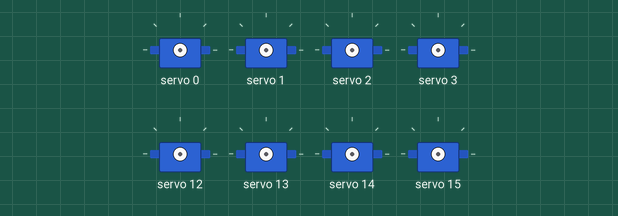
Recording of a sketch running on a simulated Arduino Uno, built with avr-gcc and run on an emulated ATmega328P. Shown: 8 × servo.

Above: at 0.05 s.
At 0.85 s:
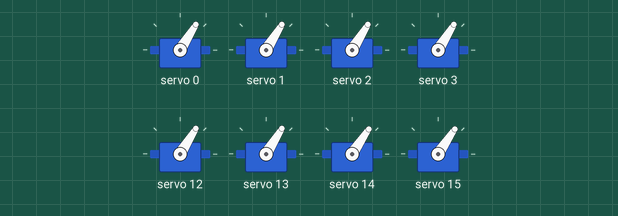
At 1.65 s:
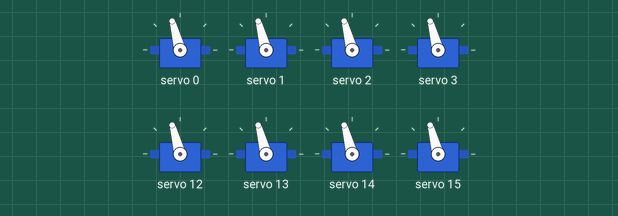
At 3.3 s:
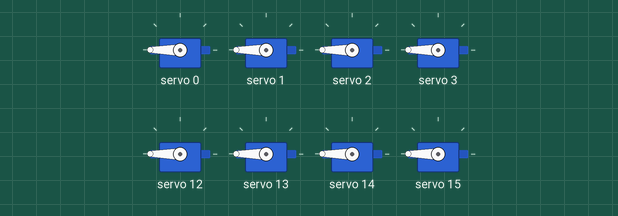
At 4.9 s:
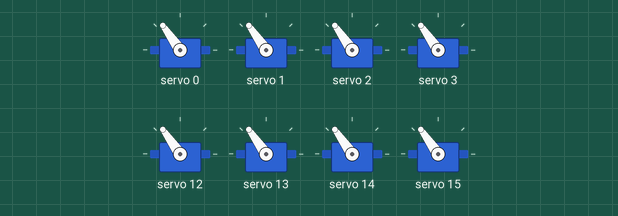
At 6.55 s:
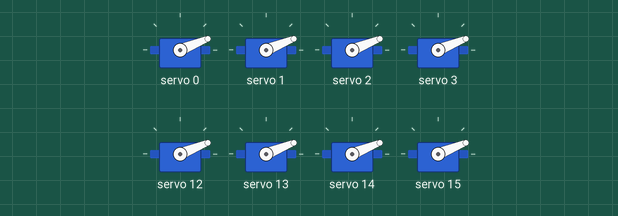
Timing chart, 0 to 10.2 s (numbered marks = the images above):
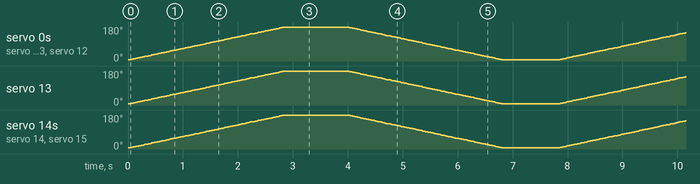

The sketch:

servo_driver_multiple.ino
```cpp
#include <Wire.h> // I2C 통신을 위한 라이브러리
#include <Adafruit_PWMServoDriver.h> // 서보 모터를 제어하는 PWM 드라이버 라이브러리

Adafruit_PWMServoDriver pwm = Adafruit_PWMServoDriver(); // PWM 드라이버 객체 생성

void setup() {
  Serial.begin(9600); // 시리얼 모니터를 9600 baud로 시작

  pwm.begin(); // PWM 드라이버 초기화
  pwm.setOscillatorFrequency(27000000); // 내부 발진 주파수 설정 (보통 이 값은 변경하지 않아도 됨)
  pwm.setPWMFreq(60); // 서보 모터의 주파수 설정 (60Hz, 서보 모터마다 다를 수 있음)

  delay(10); // 초기 설정 후 잠깐 대기
}

void loop() {
  // 서보 모터를 0도에서 180도까지 이동
  for(int i = 0; i <= 180; i++){
    int pul = map(i, 0, 180, 150, 600); // 0~180도 값을 150~600 PWM 값으로 변환
    pwm.setPWM(0, 0, pul); // 채널 , pwm 숫자1, pwm 숫자2  뒤에가 얼마나 많이 해줄꺼지에 대한 내용
    pwm.setPWM(1, 0, pul); // 첫 번째 서보 모터(채널 0)에 PWM 신호 보내기
    pwm.setPWM(2, 0, pul); // 첫 번째 서보 모터(채널 0)에 PWM 신호 보내기
    pwm.setPWM(3, 0, pul); // 첫 번째 서보 모터(채널 0)에 PWM 신호 보내기

    pwm.setPWM(12, 0, pul); // 채널 , pwm 숫자1, pwm 숫자2  뒤에가 얼마나 많이 해줄꺼지에 대한 내용
    pwm.setPWM(13, 0, pul); // 첫 번째 서보 모터(채널 0)에 PWM 신호 보내기
    pwm.setPWM(14, 0, pul); // 첫 번째 서보 모터(채널 0)에 PWM 신호 보내기
    pwm.setPWM(15, 0, pul); // 첫 번째 서보 모터(채널 0)에 PWM 신호 보내기
    delay(10);
  }

  // 1초 대기
  delay(1000);

  // 서보 모터를 180도에서 0도까지 이동
  for(int i = 180; i >= 0; i--){
    int pul = map(i, 0, 180, 150, 600); // 0~180도 값을 150~600 PWM 값으로 변환
    pwm.setPWM(0, 0, pul); // 채널 , pwm 숫자1, pwm 숫자2  뒤에가 얼마나 많이 해줄꺼지에 대한 내용
    pwm.setPWM(1, 0, pul); // 첫 번째 서보 모터(채널 0)에 PWM 신호 보내기
    pwm.setPWM(2, 0, pul); // 첫 번째 서보 모터(채널 0)에 PWM 신호 보내기
    pwm.setPWM(3, 0, pul); // 첫 번째 서보 모터(채널 0)에 PWM 신호 보내기

    pwm.setPWM(12, 0, pul); // 채널 , pwm 숫자1, pwm 숫자2  뒤에가 얼마나 많이 해줄꺼지에 대한 내용
    pwm.setPWM(13, 0, pul); // 첫 번째 서보 모터(채널 0)에 PWM 신호 보내기
    pwm.setPWM(14, 0, pul); // 첫 번째 서보 모터(채널 0)에 PWM 신호 보내기
    pwm.setPWM(15, 0, pul); // 첫 번째 서보 모터(채널 0)에 PWM 신호 보내기
    delay(10);
  }
  // 1초 대기
  delay(1000);
}
```
